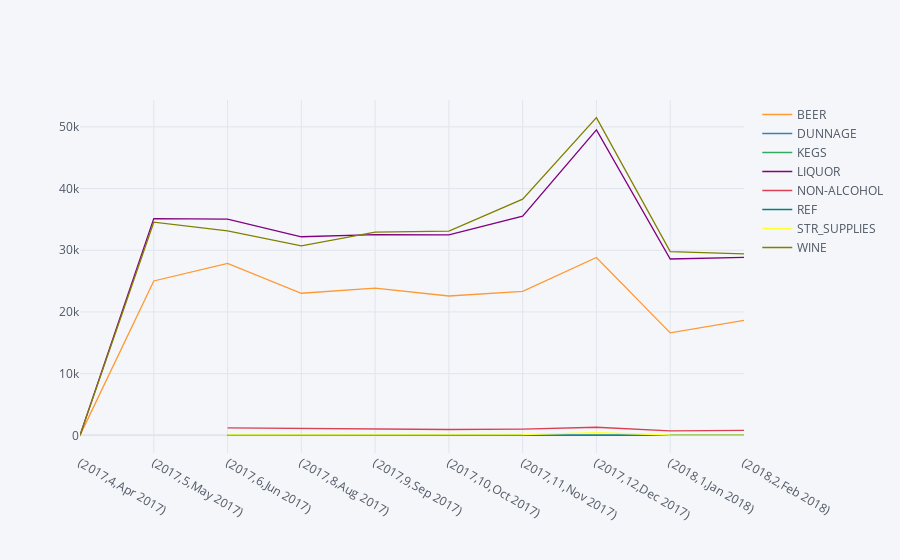

Here is the notebook cell this chart was saved with:
### Code cell
pivot_sales_items = datanp.pivot_table(values='RetailSales', 
                            columns='ItemType',
                            index=['Year','Month','Timeline'],
                            aggfunc='sum')

pivot_sales_items.iplot(kind='line')

### Figure 1 — Plotly figure (JSON) as saved in the notebook; plotly's stock layout.template omitted (floating-point values rounded to 4 significant figures)
{"data": [{"line": {"color": "rgba(255, 153, 51, 1.0)", "dash": "solid", "shape": "linear", "width": 1.3}, "mode": "lines", "name": "BEER", "text": "", "type": "scatter", "x": ["(2017,4,Apr 2017)", "(2017,5,May 2017)", "(2017,6,Jun 2017)", "(2017,8,Aug 2017)", "(2017,9,Sep 2017)", "(2017,10,Oct 2017)", "(2017,11,Nov 2017)", "(2017,12,Dec 2017)", "(2018,1,Jan 2018)", "(2018,2,Feb 2018)"], "y": [0, 25020.0, 27860.0, 23030.0, 23850.0, 22580.0, 23340.0, 28820.0, 16610.0, 18640.0]}, {"line": {"color": "rgba(55, 128, 191, 1.0)", "dash": "solid", "shape": "linear", "width": 1.3}, "mode": "lines", "name": "DUNNAGE", "text": "", "type": "scatter", "x": ["(2017,4,Apr 2017)", "(2017,5,May 2017)", "(2017,6,Jun 2017)", "(2017,8,Aug 2017)", "(2017,9,Sep 2017)", "(2017,10,Oct 2017)", "(2017,11,Nov 2017)", "(2017,12,Dec 2017)", "(2018,1,Jan 2018)", "(2018,2,Feb 2018)"], "y": ["", "", 0, 0, 0, 0, 0, 0, 0, 0]}, {"line": {"color": "rgba(50, 171, 96, 1.0)", "dash": "solid", "shape": "linear", "width": 1.3}, "mode": "lines", "name": "KEGS", "text": "", "type": "scatter", "x": ["(2017,4,Apr 2017)", "(2017,5,May 2017)", "(2017,6,Jun 2017)", "(2017,8,Aug 2017)", "(2017,9,Sep 2017)", "(2017,10,Oct 2017)", "(2017,11,Nov 2017)", "(2017,12,Dec 2017)", "(2018,1,Jan 2018)", "(2018,2,Feb 2018)"], "y": ["", "", 0, 0, 0, 0, 0, 0, 0, 0]}, {"line": {"color": "rgba(128, 0, 128, 1.0)", "dash": "solid", "shape": "linear", "width": 1.3}, "mode": "lines", "name": "LIQUOR", "text": "", "type": "scatter", "x": ["(2017,4,Apr 2017)", "(2017,5,May 2017)", "(2017,6,Jun 2017)", "(2017,8,Aug 2017)", "(2017,9,Sep 2017)", "(2017,10,Oct 2017)", "(2017,11,Nov 2017)", "(2017,12,Dec 2017)", "(2018,1,Jan 2018)", "(2018,2,Feb 2018)"], "y": [0, 35120.0, 35040.0, 32190.0, 32530.0, 32490.0, 35520.0, 49520.0, 28580.0, 28850.0]}, {"line": {"color": "rgba(219, 64, 82, 1.0)", "dash": "solid", "shape": "linear", "width": 1.3}, "mode": "lines", "name": "NON-ALCOHOL", "text": "", "type": "scatter", "x": ["(2017,4,Apr 2017)", "(2017,5,May 2017)", "(2017,6,Jun 2017)", "(2017,8,Aug 2017)", "(2017,9,Sep 2017)", "(2017,10,Oct 2017)", "(2017,11,Nov 2017)", "(2017,12,Dec 2017)", "(2018,1,Jan 2018)", "(2018,2,Feb 2018)"], "y": [0, "", 1209.0, 1091.0, 997.1, 945.6, 1005.0, 1316.0, 732.2, 812.8]}, {"line": {"color": "rgba(0, 128, 128, 1.0)", "dash": "solid", "shape": "linear", "width": 1.3}, "mode": "lines", "name": "REF", "text": "", "type": "scatter", "x": ["(2017,4,Apr 2017)", "(2017,5,May 2017)", "(2017,6,Jun 2017)", "(2017,8,Aug 2017)", "(2017,9,Sep 2017)", "(2017,10,Oct 2017)", "(2017,11,Nov 2017)", "(2017,12,Dec 2017)", "(2018,1,Jan 2018)", "(2018,2,Feb 2018)"], "y": [0, "", 30.6, 19.54, 38.88, 22.82, 63.11, 41.21, 23.66, 41.52]}, {"line": {"color": "rgba(255, 255, 51, 1.0)", "dash": "solid", "shape": "linear", "width": 1.3}, "mode": "lines", "name": "STR_SUPPLIES", "text": "", "type": "scatter", "x": ["(2017,4,Apr 2017)", "(2017,5,May 2017)", "(2017,6,Jun 2017)", "(2017,8,Aug 2017)", "(2017,9,Sep 2017)", "(2017,10,Oct 2017)", "(2017,11,Nov 2017)", "(2017,12,Dec 2017)", "(2018,1,Jan 2018)", "(2018,2,Feb 2018)"], "y": [0, "", 89.22, 77.34, 94.64, 84.38, 106.1, 439.6, 56.94, 47.76]}, {"line": {"color": "rgba(128, 128, 0, 1.0)", "dash": "solid", "shape": "linear", "width": 1.3}, "mode": "lines", "name": "WINE", "text": "", "type": "scatter", "x": ["(2017,4,Apr 2017)", "(2017,5,May 2017)", "(2017,6,Jun 2017)", "(2017,8,Aug 2017)", "(2017,9,Sep 2017)", "(2017,10,Oct 2017)", "(2017,11,Nov 2017)", "(2017,12,Dec 2017)", "(2018,1,Jan 2018)", "(2018,2,Feb 2018)"], "y": [0, 34550.0, 33130.0, 30710.0, 32940.0, 33110.0, 38280.0, 51490.0, 29790.0, 29410.0]}], "layout": {"legend": {"bgcolor": "#F5F6F9", "font": {"color": "#4D5663"}}, "paper_bgcolor": "#F5F6F9", "plot_bgcolor": "#F5F6F9", "title": {"font": {"color": "#4D5663"}}, "xaxis": {"gridcolor": "#E1E5ED", "showgrid": true, "tickfont": {"color": "#4D5663"}, "title": {"font": {"color": "#4D5663"}, "text": ""}, "zerolinecolor": "#E1E5ED"}, "yaxis": {"gridcolor": "#E1E5ED", "showgrid": true, "tickfont": {"color": "#4D5663"}, "title": {"font": {"color": "#4D5663"}, "text": ""}, "zerolinecolor": "#E1E5ED"}}}
